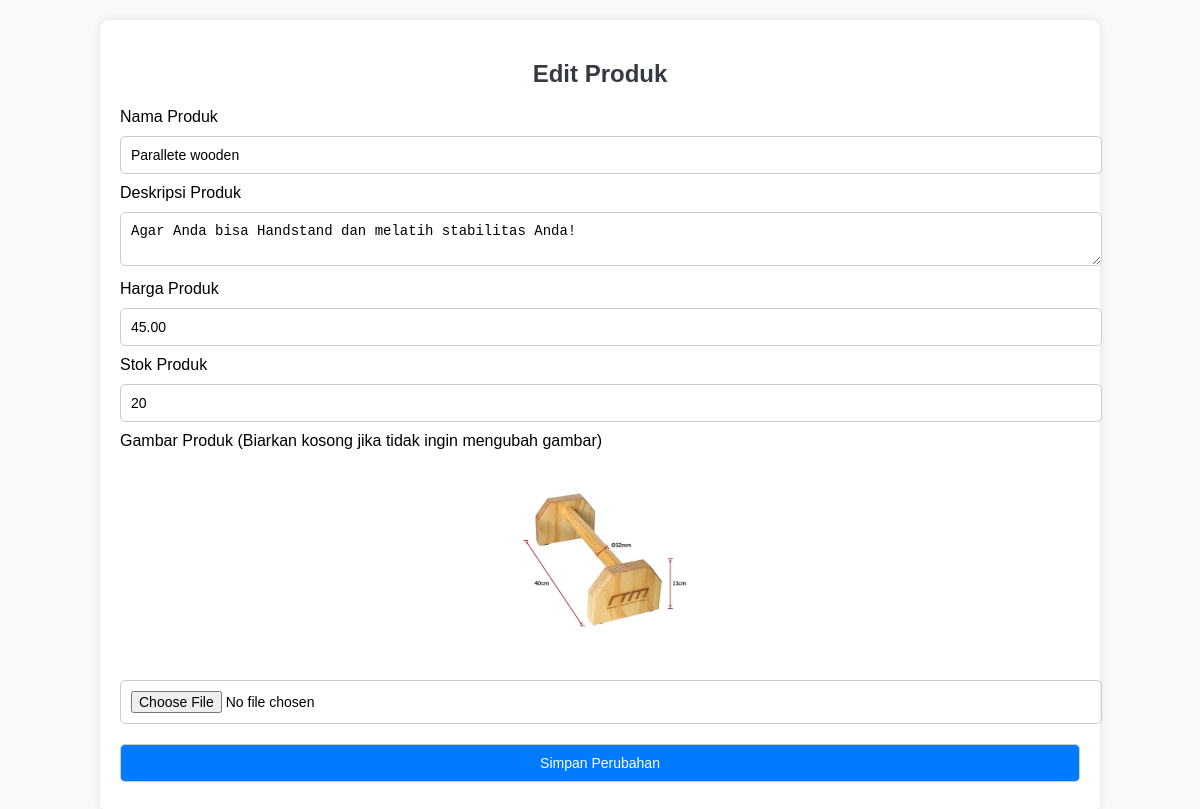
The app's page /edit_product.php?id=4 with its own data.
### tables this page shows
CREATE TABLE `products` (
  `id` int(11) NOT NULL AUTO_INCREMENT,
  `name` varchar(100) NOT NULL,
  `description` text NOT NULL,
  `price` decimal(10,2) NOT NULL,
  `stock` int(11) NOT NULL,
  `image_path` varchar(255) DEFAULT NULL,
  PRIMARY KEY (`id`)
);

### edit_product.php (the view, shortened to what this page needs)
<?php
require 'koneksi.php';
$id = intval($_GET['id']);
$query = "SELECT * FROM products WHERE id = '$id'";
$result = $koneksi->query($query);
$product = $result->fetch_assoc();
?>
<!DOCTYPE html>
<html lang="id">
<head>
</head>
<body>
    <div class="container">
        <h2>Edit Produk</h2>
        <form method="POST" enctype="multipart/form-data">
            <label>Nama Produk</label>
            <input type="text" name="name" value="<?= htmlspecialchars($product['name']) ?>" required>
            <label>Deskripsi Produk</label>
            <textarea name="description" required><?= htmlspecialchars($product['description']) ?></textarea>
            <label>Harga Produk</label>
            <input type="number" name="price" value="<?= $product['price'] ?>" required>
            <label>Stok Produk</label>
            <input type="number" name="stock" value="<?= $product['stock'] ?>" required>
            <label>Gambar Produk (Biarkan kosong jika tidak ingin mengubah gambar)</label>
            <img src="<?= htmlspecialchars($product['image_path']) ?>" alt="Gambar Produk">
            <input type="file" name="image" accept="image/*">
            <button type="submit">Simpan Perubahan</button>
        </form>
    </div>
</body>
</html>

### edit_product.php (style rules this page uses)
body { font-family: Arial, sans-serif; background-color: #f8f9fa; margin: 0; padding: 0; }
.container { width: 80%; margin: 20px auto; background: #fff; padding: 20px; border-radius: 10px; box-shadow: 0 0 10px rgba(0, 0, 0, 0.1); }
h2 { text-align: center; color: #343a40; }
form input, form textarea, form button { width: 100%; padding: 10px; margin: 10px 0; border: 1px solid #ccc; border-radius: 5px; font-size: 14px; }
button { background-color: #007bff; color: white; border: none; cursor: pointer; }
img { display: block; margin: 10px auto; max-width: 200px; }

### records on screen
products: name "Parallete wooden", description "Agar Anda bisa Handstand dan melatih stabilitas Anda!", price "45.00", stock "20", image_path (picture)
